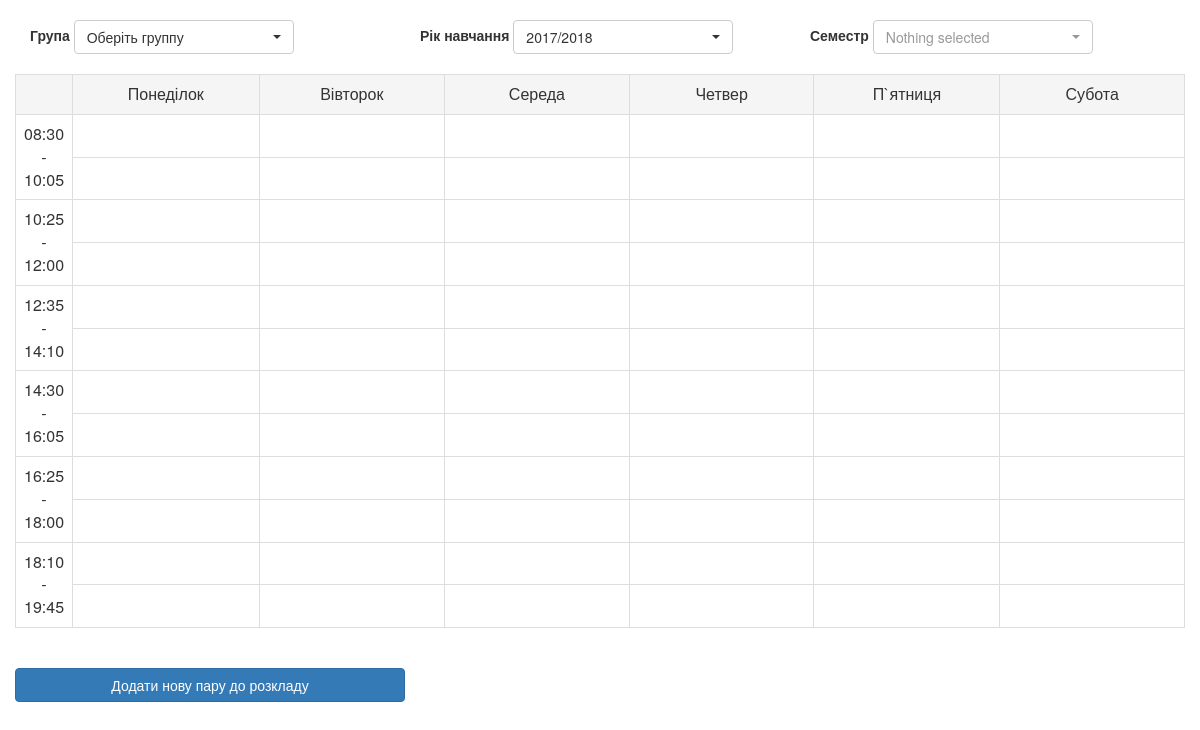
/classes.rozklad.php, run on the app's committed database.
### tables this page shows
CREATE TABLE IF NOT EXISTS `uchgod` (
  `uchgod1` int(11) NOT NULL AUTO_INCREMENT,
  `uchgod2` char(10) NOT NULL,
  PRIMARY KEY (`uchgod1`)
);

CREATE TABLE IF NOT EXISTS `dn` (
  `dn1` int(11) NOT NULL AUTO_INCREMENT,
  `dn2r` char(11) NOT NULL,
  `dn2u` char(10) NOT NULL,
  `dn3r` char(3) NOT NULL,
  `dn3u` char(3) NOT NULL,
  PRIMARY KEY (`dn1`)
);

CREATE TABLE IF NOT EXISTS `para` (
  `numb_para` int(11) NOT NULL,
  `start_para` char(5) DEFAULT NULL,
  `fin_para` char(5) DEFAULT NULL,
  PRIMARY KEY (`numb_para`)
);

### plans.functions.php (the view, shortened to what this page needs)
<?php
function drawRozklad ($link){
      if ($result = $link->query("SELECT * FROM DN")) {
         echo '<tr class="active"> <td></td>';
           while($row = $result->fetch_assoc()){
            $day  = $row['dn2u'];
             echo "<td class='col-md-2'> $day </td>";
         }
        echo '</tr>';
       }
      if ($result = $link->query("SELECT * FROM PARA")) {
             while($row = $result->fetch_assoc()){
              for ($j=1; $j <=2 ; $j++) {
                if($j==1){
                  $st = $row['start_para'];
                  $fin = $row['fin_para'];
                  $z = $row['numb_para'];
                  echo "<td rowspan='2' class='text-center'> $st - $fin </td>";
                }
                for ($i=1; $i <= 6; $i++) {
                  echo "<td id='$z$i$j'></td>";
            }
         }
       }
    }
}
function opt_years_rozklad($link){
  if ($result = $link->query("Select * From uchgod")) {
        while($row = $result->fetch_assoc()){
          $num =$row['uchgod1'];
        echo"<option value=\"$num\">" .$row['uchgod2'].  "</option>";
      }
    }
}
?>

### classes.rozklad.php (shortened to what this page needs)
<?php
include 'plans.functions.php';
include 'plans.actions.php';
 ?>
<html>
<head>
<?php
include 'plans.linkeds.php';
 ?>
</head>
<body>
  <div class='container'>
<div class="row">
  <div class="col-md-4">
    <label for="group_chosen_rozklad">Група</label>
    <select class="selectpicker" name="group_chosen_rozklad" id='group_chosen_rozklad' >
    <option value="-1">Оберіть группу</option>
    </select>
  </div>
  <div class="col-md-4">
    <label for="std_year_rozklad">Рік навчання</label>
    <select class="selectpicker" name="std_year_rozklad" id='std_year_rozklad' >
    <?php opt_years_rozklad($link);  ?>
    </select>
  </div>
  <div class="col-md-4">
      <label for="semestr_rozklad">Семестр</label>
  </div>
</div>
<div class="row">
<table class= 'table table-bordered text-center'  id="rozklad">
    <?php drawRozklad ($link); ?>
  </table>
</div>
      <div class='row'>
            <input  class="btn btn-primary col-sm-4" type="button"  value="Додати нову пару до розкладу" id="add_para_rozklad"  >
      </div>
</div>
</body>
</html>

### plans.linkeds.php (shortened to what this page needs)
<link rel="stylesheet" href="https://maxcdn.bootstrapcdn.com/bootstrap/3.3.4/css/bootstrap.min.css">
<link type="text/css" rel="stylesheet" href="\HW\asu-std_1\css\bootstrap-select.min.css" />
<link type="text/css" rel="stylesheet" href="\HW\asu-std_1\css\styles.css" />

### asu-std_1/css/styles.css (style rules this page uses)
.container .row { margin-top: 20px; }
#rozklad td { vertical-align: middle; }

### data on the page
uchgod: uchgod2 "2017/2018"
dn: dn2u "Понеділок"
dn: dn2u "Вівторок"
dn: dn2u "Середа"
dn: dn2u "Четвер"
dn: dn2u "П`ятниця"
dn: dn2u "Субота"
para: start_para "08:30", fin_para "10:05"
para: start_para "10:25", fin_para "12:00"
para: start_para "12:35", fin_para "14:10"
para: start_para "14:30", fin_para "16:05"
para: start_para "16:25", fin_para "18:00"
para: start_para "18:10", fin_para "19:45"
